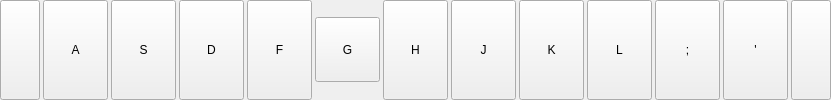
              <widget class="QWidget" name="line3" native="true">
               <layout class="QHBoxLayout" name="horizontalLayout_7" stretch="0,0,0,0,0,0,0,0,0,0,0,0,0">
                <property name="spacing">
                 <number>3</number>
                </property>
                <property name="leftMargin">
                 <number>0</number>
                </property>
                <property name="topMargin">
                 <number>0</number>
                </property>
                <property name="rightMargin">
                 <number>0</number>
                </property>
                <property name="bottomMargin">
                 <number>0</number>
                </property>
                <item>
                 <widget class="QPushButton" name="keyEmpty3_1">
                  <property name="sizePolicy">
                   <sizepolicy hsizetype="Maximum" vsizetype="MinimumExpanding">
                    <horstretch>0</horstretch>
                    <verstretch>0</verstretch>
                   </sizepolicy>
                  </property>
                  <property name="minimumSize">
                   <size>
                    <width>30</width>
                    <height>0</height>
                   </size>
                  </property>
                  <property name="maximumSize">
                   <size>
                    <width>55</width>
                    <height>16777215</height>
                   </size>
                  </property>
                  <property name="text">
                   <string/>
                  </property>
                 </widget>
                </item>
                <item>
                 <widget class="KeySettingButton" name="keyA">
                  <property name="sizePolicy">
                   <sizepolicy hsizetype="Fixed" vsizetype="MinimumExpanding">
                    <horstretch>1</horstretch>
                    <verstretch>0</verstretch>
                   </sizepolicy>
                  </property>
                  <property name="minimumSize">
                   <size>
                    <width>0</width>
                    <height>0</height>
                   </size>
                  </property>
                  <property name="maximumSize">
                   <size>
                    <width>65</width>
                    <height>500</height>
                   </size>
                  </property>
                  <property name="text">
                   <string>A</string>
                  </property>
                  <property name="checkable">
                   <bool>true</bool>
                  </property>
                 </widget>
                </item>
                <item>
                 <widget class="KeySettingButton" name="keyS">
                  <property name="sizePolicy">
                   <sizepolicy hsizetype="Fixed" vsizetype="MinimumExpanding">
                    <horstretch>1</horstretch>
                    <verstretch>0</verstretch>
                   </sizepolicy>
                  </property>
                  <property name="minimumSize">
                   <size>
                    <width>0</width>
                    <height>0</height>
                   </size>
                  </property>
                  <property name="maximumSize">
                   <size>
                    <width>65</width>
                    <height>500</height>
                   </size>
                  </property>
                  <property name="text">
                   <string>S</string>
                  </property>
                  <property name="checkable">
                   <bool>true</bool>
                  </property>
                 </widget>
                </item>
                <item>
                 <widget class="KeySettingButton" name="keyD">
                  <property name="sizePolicy">
                   <sizepolicy hsizetype="Fixed" vsizetype="MinimumExpanding">
                    <horstretch>1</horstretch>
                    <verstretch>0</verstretch>
                   </sizepolicy>
                  </property>
                  <property name="minimumSize">
                   <size>
                    <width>0</width>
                    <height>0</height>
                   </size>
                  </property>
                  <property name="maximumSize">
                   <size>
                    <width>65</width>
                    <height>500</height>
                   </size>
                  </property>
                  <property name="text">
                   <string>D</string>
                  </property>
                  <property name="checkable">
                   <bool>true</bool>
                  </property>
                 </widget>
                </item>
                <item>
                 <widget class="KeySettingButton" name="keyF">
                  <property name="sizePolicy">
                   <sizepolicy hsizetype="Fixed" vsizetype="Minimum">
                    <horstretch>1</horstretch>
                    <verstretch>0</verstretch>
                   </sizepolicy>
                  </property>
                  <property name="minimumSize">
                   <size>
                    <width>0</width>
                    <height>0</height>
                   </size>
                  </property>
                  <property name="maximumSize">
                   <size>
                    <width>65</width>
                    <height>500</height>
                   </size>
                  </property>
                  <property name="text">
                   <string>F</string>
                  </property>
                  <property name="checkable">
                   <bool>true</bool>
                  </property>
                 </widget>
                </item>
                <item>
                 <widget class="KeySettingButton" name="keyG">
                  <property name="sizePolicy">
                   <sizepolicy hsizetype="Fixed" vsizetype="Minimum">
                    <horstretch>1</horstretch>
                    <verstretch>0</verstretch>
                   </sizepolicy>
                  </property>
                  <property name="minimumSize">
                   <size>
                    <width>0</width>
                    <height>0</height>
                   </size>
                  </property>
                  <property name="maximumSize">
                   <size>
                    <width>65</width>
                    <height>65</height>
                   </size>
                  </property>
                  <property name="text">
                   <string>G</string>
                  </property>
                  <property name="checkable">
                   <bool>true</bool>
                  </property>
                 </widget>
                </item>
                <item>
                 <widget class="KeySettingButton" name="keyH">
                  <property name="sizePolicy">
                   <sizepolicy hsizetype="Fixed" vsizetype="Minimum">
                    <horstretch>1</horstretch>
                    <verstretch>0</verstretch>
                   </sizepolicy>
                  </property>
                  <property name="minimumSize">
                   <size>
                    <width>0</width>
                    <height>0</height>
                   </size>
                  </property>
                  <property name="maximumSize">
                   <size>
                    <width>65</width>
                    <height>500</height>
                   </size>
                  </property>
                  <property name="text">
                   <string>H</string>
                  </property>
                  <property name="checkable">
                   <bool>true</bool>
                  </property>
                 </widget>
                </item>
                <item>
                 <widget class="KeySettingButton" name="keyJ">
                  <property name="sizePolicy">
                   <sizepolicy hsizetype="Fixed" vsizetype="MinimumExpanding">
                    <horstretch>1</horstretch>
                    <verstretch>0</verstretch>
                   </sizepolicy>
                  </property>
                  <property name="minimumSize">
                   <size>
                    <width>0</width>
                    <height>0</height>
                   </size>
                  </property>
                  <property name="maximumSize">
                   <size>
                    <width>65</width>
                    <height>500</height>
                   </size>
                  </property>
                  <property name="text">
                   <string>J</string>
                  </property>
                  <property name="checkable">
                   <bool>true</bool>
                  </property>
                 </widget>
                </item>
                <item>
                 <widget class="KeySettingButton" name="keyK">
                  <property name="sizePolicy">
                   <sizepolicy hsizetype="Fixed" vsizetype="MinimumExpanding">
                    <horstretch>1</horstretch>
                    <verstretch>0</verstretch>
                   </sizepolicy>
                  </property>
                  <property name="minimumSize">
                   <size>
                    <width>0</width>
                    <height>0</height>
                   </size>
                  </property>
                  <property name="maximumSize">
                   <size>
                    <width>65</width>
                    <height>500</height>
                   </size>
                  </property>
                  <property name="text">
                   <string>K</string>
                  </property>
                  <property name="checkable">
                   <bool>true</bool>
                  </property>
                 </widget>
                </item>
                <item>
                 <widget class="KeySettingButton" name="keyL">
                  <property name="sizePolicy">
                   <sizepolicy hsizetype="Fixed" vsizetype="MinimumExpanding">
                    <horstretch>1</horstretch>
                    <verstretch>0</verstretch>
                   </sizepolicy>
                  </property>
                  <property name="minimumSize">
                   <size>
                    <width>0</width>
                    <height>0</height>
                   </size>
                  </property>
                  <property name="maximumSize">
                   <size>
                    <width>65</width>
                    <height>500</height>
                   </size>
                  </property>
                  <property name="text">
                   <string>L</string>
                  </property>
                  <property name="checkable">
                   <bool>true</bool>
                  </property>
                 </widget>
                </item>
                <item>
                 <widget class="KeySettingButton" name="keySemicolon">
                  <property name="sizePolicy">
                   <sizepolicy hsizetype="Fixed" vsizetype="MinimumExpanding">
                    <horstretch>1</horstretch>
                    <verstretch>0</verstretch>
                   </sizepolicy>
                  </property>
                  <property name="minimumSize">
                   <size>
                    <width>0</width>
                    <height>0</height>
                   </size>
                  </property>
                  <property name="maximumSize">
                   <size>
                    <width>65</width>
                    <height>500</height>
                   </size>
                  </property>
                  <property name="text">
                   <string>;</string>
                  </property>
                  <property name="checkable">
                   <bool>true</bool>
                  </property>
                 </widget>
                </item>
                <item>
                 <widget class="KeySettingButton" name="keyBracketLeft_3">
                  <property name="sizePolicy">
                   <sizepolicy hsizetype="Fixed" vsizetype="MinimumExpanding">
                    <horstretch>1</horstretch>
                    <verstretch>0</verstretch>
                   </sizepolicy>
                  </property>
                  <property name="minimumSize">
                   <size>
                    <width>0</width>
                    <height>0</height>
                   </size>
                  </property>
                  <property name="maximumSize">
                   <size>
                    <width>65</width>
                    <height>500</height>
                   </size>
                  </property>
                  <property name="text">
                   <string>'</string>
                  </property>
                  <property name="checkable">
                   <bool>true</bool>
                  </property>
                 </widget>
                </item>
                <item>
                 <widget class="QPushButton" name="keyEmpty3_2">
                  <property name="sizePolicy">
                   <sizepolicy hsizetype="MinimumExpanding" vsizetype="MinimumExpanding">
                    <horstretch>0</horstretch>
                    <verstretch>0</verstretch>
                   </sizepolicy>
                  </property>
                  <property name="maximumSize">
                   <size>
                    <width>16777215</width>
                    <height>16777215</height>
                   </size>
                  </property>
                  <property name="text">
                   <string/>
                  </property>
                 </widget>
                </item>
               </layout>
              </widget>
